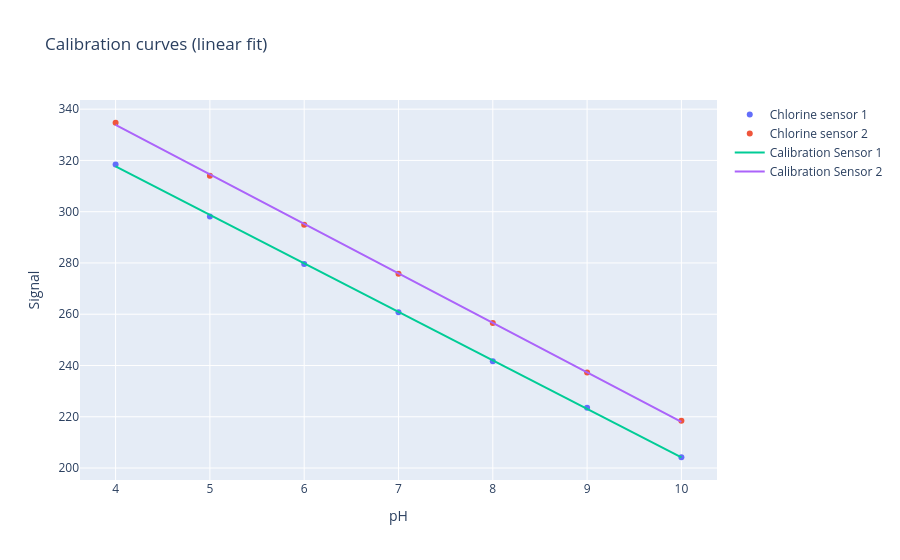

Notebook source saved alongside this figure:
### Code cell
temp_range = np.linspace(
    df["free_chlorine_mg_L"].min(),
    df["free_chlorine_mg_L"].max(),
    100
)

fig = go.Figure()

# Raw points
fig.add_trace(go.Scatter(
    x=df_electrode1["free_chlorine_mg_L"], y=df_electrode1["signal_raw"],
    mode="markers", name="Chlorine sensor 1"
))
fig.add_trace(go.Scatter(
    x=df_electrode2["free_chlorine_mg_L"], y=df_electrode2["signal_raw"],
    mode="markers", name="Chlorine sensor 2"
))

# Fit lines
fig.add_trace(go.Scatter(
    x=temp_range, y=fit_1(temp_range),
    mode="lines", name="Calibration Sensor 1"
))
fig.add_trace(go.Scatter(
    x=temp_range, y=fit_2(temp_range),
    mode="lines", name="Calibration Sensor 2"
))

fig.update_layout(
    title="Calibration curves (linear fit)",
    xaxis_title="free_chlorine_mg_L",
    yaxis_title="Signal",
)

fig.show()
